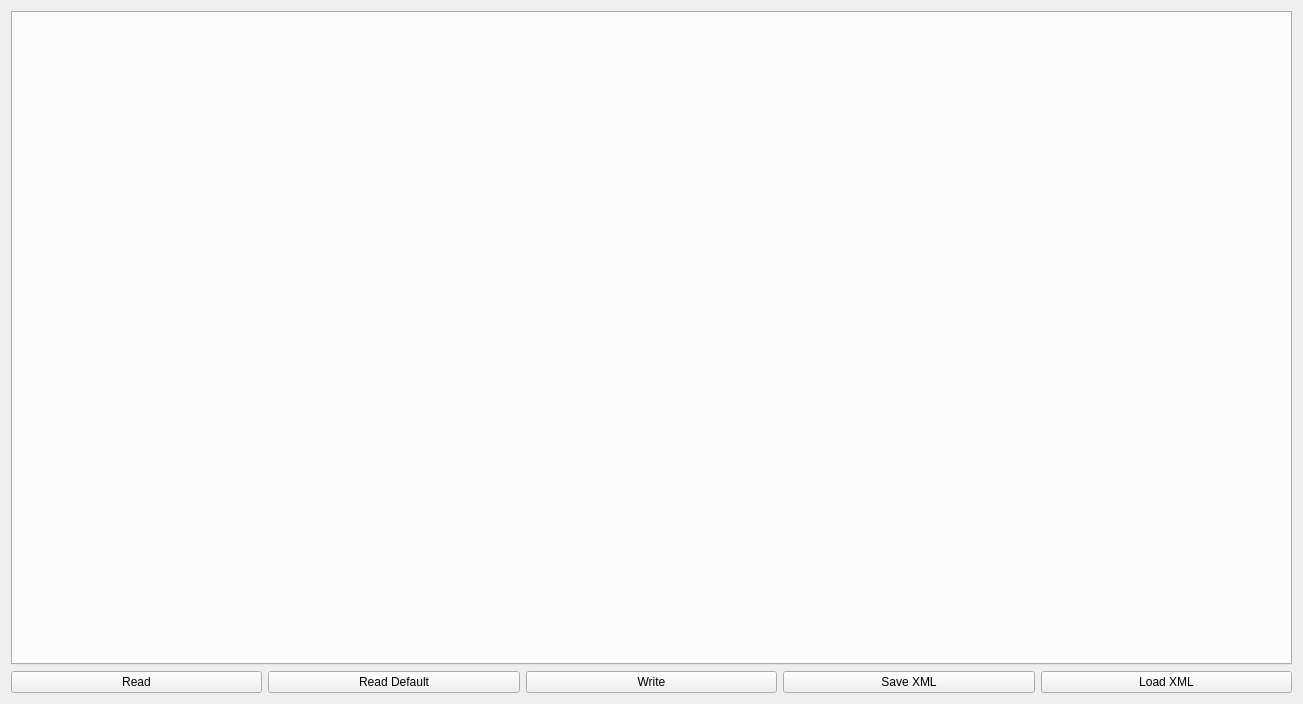
<?xml version="1.0" encoding="UTF-8"?>
<ui version="4.0">
 <class>PageCustomConfig</class>
 <widget class="QWidget" name="PageCustomConfig">
  <property name="geometry">
   <rect>
    <x>0</x>
    <y>0</y>
    <width>1303</width>
    <height>704</height>
   </rect>
  </property>
  <property name="windowTitle">
   <string>Form</string>
  </property>
  <layout class="QVBoxLayout" name="verticalLayout">
   <item>
    <widget class="QTabWidget" name="tabWidget">
     <property name="tabShape">
      <enum>QTabWidget::Triangular</enum>
     </property>
     <property name="currentIndex">
      <number>-1</number>
     </property>
    </widget>
   </item>
   <item>
    <layout class="QHBoxLayout" name="horizontalLayout">
     <item>
      <widget class="QPushButton" name="readButton">
       <property name="text">
        <string>Read</string>
       </property>
       <property name="icon">
        <iconset resource="../res.qrc">
         <normaloff>:/res/icons/Upload-96.png</normaloff>:/res/icons/Upload-96.png</iconset>
       </property>
      </widget>
     </item>
     <item>
      <widget class="QPushButton" name="readDefaultButton">
       <property name="text">
        <string>Read Default</string>
       </property>
       <property name="icon">
        <iconset resource="../res.qrc">
         <normaloff>:/res/icons/Upload-96.png</normaloff>:/res/icons/Upload-96.png</iconset>
       </property>
      </widget>
     </item>
     <item>
      <widget class="QPushButton" name="writeButton">
       <property name="text">
        <string>Write</string>
       </property>
       <property name="icon">
        <iconset resource="../res.qrc">
         <normaloff>:/res/icons/Download-96.png</normaloff>:/res/icons/Download-96.png</iconset>
       </property>
      </widget>
     </item>
     <item>
      <widget class="QPushButton" name="saveXmlButton">
       <property name="text">
        <string>Save XML</string>
       </property>
      </widget>
     </item>
     <item>
      <widget class="QPushButton" name="loadXmlButton">
       <property name="text">
        <string>Load XML</string>
       </property>
      </widget>
     </item>
    </layout>
   </item>
  </layout>
 </widget>
 <resources>
  <include location="../res.qrc"/>
 </resources>
 <connections/>
</ui>
